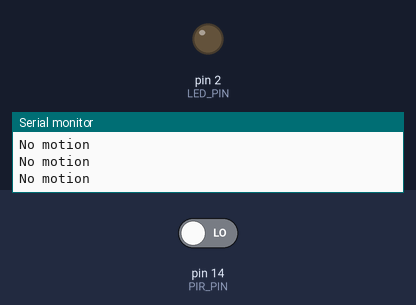
A sketch run on a simulated Arduino Uno, built with avr-gcc and run on an emulated ATmega328P. Parts: output pins drawn as LEDs (lit = HIGH), the last lines printed to the serial monitor. The inputs (shaded band) are chosen by the test bench; at power-on: pin 14 (PIR_PIN) LOW.

Above: at 1.8 s.
1.9 s: pin 14 (PIR_PIN) driven HIGH
At 2.5 s:
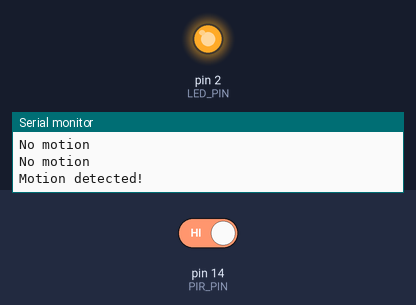
3.5 s: pin 14 (PIR_PIN) driven LOW
At 4.9 s:
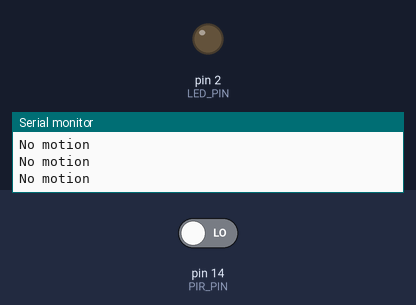
Timing chart, 0 to 6.5 s (numbered marks = the images above; inputs shaded):
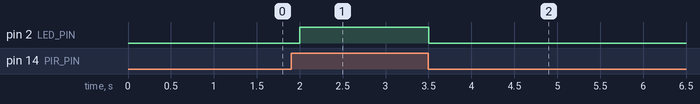

The sketch:

PIR_Testing.ino
```cpp
#define PIR_PIN 14    // Change this to whatever GPIO you're using
#define LED_PIN 2     // Built-in LED for visual feedback

void setup() {
  pinMode(PIR_PIN, INPUT);
  pinMode(LED_PIN, OUTPUT);
  Serial.begin(115200);
}

void loop() {
  int motionDetected = digitalRead(PIR_PIN);

  if (motionDetected) {
    Serial.println("Motion detected!");
    digitalWrite(LED_PIN, HIGH);
  } else {
    Serial.println("No motion");
    digitalWrite(LED_PIN, LOW);
  }

  delay(500); // adjust as needed
}
```

Measured:
- after the input at 1.9 s, pin 2 (LED_PIN): LOW → HIGH after 0.10 s
- after the input at 3.5 s, pin 2 (LED_PIN): HIGH → LOW at once
